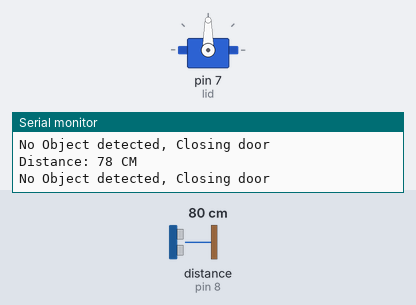
Simulated run of this sketch. Board: Arduino Uno, built with avr-gcc and run on an emulated ATmega328P. Shown: servo, the last lines printed to the serial monitor. Wiring (inferred from the names in the program): ultrasonic range finder: trigger pin 9; echo pin 8. The inputs (shaded band) are chosen by the test bench; at power-on: distance to the obstacle (sensor on pin 8) 80 cm. The echo pulse lasts 58.3 µs per cm.

Above: at 1.8 s.
1.9 s: distance to the obstacle (sensor on pin 8) set to 13 cm
3.4 s: distance to the obstacle (sensor on pin 8) set to 10 cm
At 4.6 s:
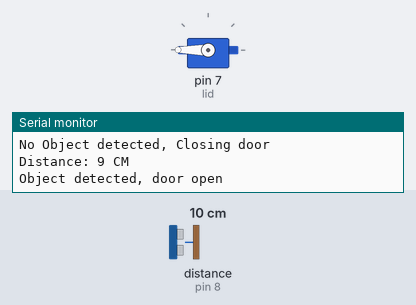
5.5 s: distance to the obstacle (sensor on pin 8) set to 18 cm
At 8.9 s:
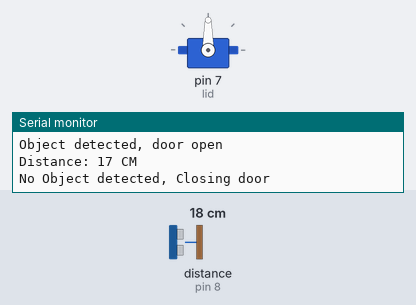
9.5 s: distance to the obstacle (sensor on pin 8) set to 2 cm
At 10.5 s:
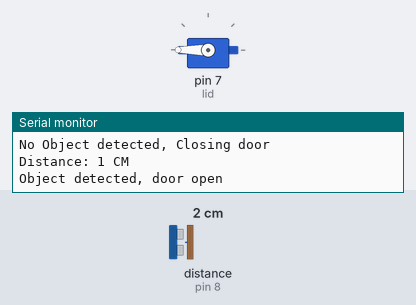
Timing chart, 0 to 12.5 s (numbered marks = the images above; inputs shaded):
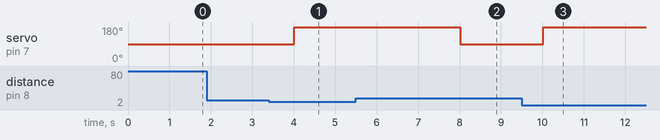

The sketch:

Smart_dustbin.ino
```cpp
//Smart Dustbin
#include<Servo.h>
Servo lid;
int trigPin = 9;
int echoPin = 8;
long distance;
long duration;

void setup(){
    lid.attach(7);
    pinMode(trigPin, OUTPUT);
    pinMode(echoPin, INPUT);
    Serial.begin(9600);
    lid.write(90);
}
void loop(){
    measureDistance();
    if(distance <= 10){
        Serial.println("Object detected, door open");
        lid.write(180);
        delay(3000);
    }
    else{
        Serial.println("No Object detected, Closing door");
        lid.write(90);
    }
    delay(1000);
}
void measureDistance(){
    digitalWrite(trigPin,LOW);
    delayMicroseconds(2);
    digitalWrite(trigPin,HIGH);
    delayMicroseconds(7);
    digitalWrite(trigPin,LOW);

    duration = pulseIn(echoPin, HIGH);
    distance = duration * 0.034 / 2;
    Serial.print("Distance: ");
    Serial.print(distance);
    Serial.println(" CM");
}
```

Measured:
- the behaviour switches between 12 and 11 cm on distance to the obstacle (sensor on pin 8) (found by bisection; images 0 and 1)
- after the input at 3.4 s, servo on pin 7 (lid): 90° → 180° after 0.62 s
- after the input at 5.5 s, servo on pin 7 (lid): 180° → 90° after 2.5 s
- after the input at 9.5 s, servo on pin 7 (lid): 90° → 180° after 0.52 s
